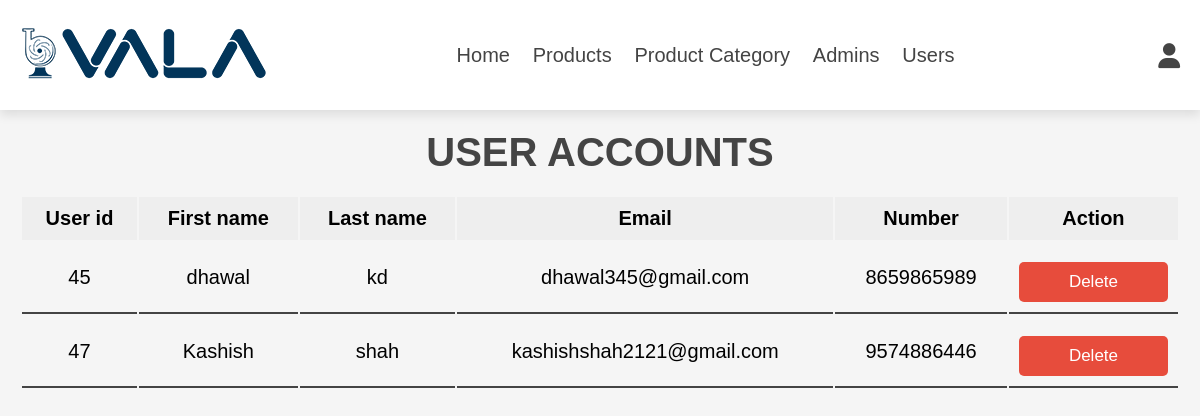
Screenshot of /users_accounts.php (signed in) with the database file from the repository.
### tables this page shows
CREATE TABLE `user` (
  `user_id` int(11) NOT NULL,
  `Is_Admin` tinyint(1) DEFAULT 0,
  `fname` varchar(30) NOT NULL,
  `lname` varchar(30) NOT NULL,
  `email` varchar(30) NOT NULL,
  `password` varchar(20) NOT NULL,
  `mob_no` varchar(11) NOT NULL,
  `address` varchar(100) DEFAULT NULL,
  `area_id` int(11) DEFAULT NULL
);

### users_accounts.php (the view, shortened to what this page needs)
<?php
include 'admin_header.php';
?>
<!DOCTYPE html>
<html lang="en">
<head>
   <link rel="stylesheet" href="https://cdnjs.cloudflare.com/ajax/libs/font-awesome/6.1.1/css/all.min.css">
   <link rel="stylesheet" href="css/admin_style.css">
</head>
<body>
<section class="show-products">
   <h1 class="heading">user accounts</h1>
   <div class="product-display">
<?php
   $select = mysqli_query($conn,"SELECT * FROM user WHERE Is_admin=0");
?>
   <table class="product-display-table">
      <thead>
         <tr>
            <th>User id</th>
            <th>First name</th>
            <th>Last name</th>
            <th>Email</th>
            <th>Number</th>
            <th>Action</th>
         </tr>
      </thead>
      <?php
         $num = mysqli_num_rows($select);
         if($num>0){
         while($row = mysqli_fetch_assoc($select)){
      ?>
         <tr>
            <td><?php echo $row['user_id']; ?></td>
            <td><?php echo $row['fname']; ?></td>
            <td><?php echo $row['lname']; ?></td>
            <td><?php echo $row['email']; ?></td>
            <td><?php echo $row['mob_no']; ?></td>
            <td>
                  <a href="users_accounts.php?delete=<?php echo $row['user_id'];  ?>" class="delete-btn" onclick="return confirm('Delete this user?');">delete</a>
            </td>
         </tr>
   <?php
         }
      }else{
         echo '<p class="empty">No accounts available!</p>';
      }
   ?>
   </div>
</section>
</body>
</html>

### css/admin_style.css (style rules this page uses)
:root { --main-color:#2980b9; --orange:#f39c12; --red:#e74c3c; --black:#444; --white:#fff; --light-color:#777; --light-bg:#f5f5f5; --border:.2rem solid var(--black); --box-shadow:0 .5rem 1rem rgba(0,0,0,.1); --bg-color:#eee; }
* { font-family: 'Nunito', sans-serif; margin:0; padding:0; box-sizing: border-box; outline: none; border:none; text-decoration: none; }
html { font-size: 62.5%; overflow-x: hidden; }
body { background-color: var(--light-bg); }
section { padding:2rem; max-width: 1200px; margin:0 auto; }
.heading { font-size: 4rem; color:var(--black); margin-bottom: 2rem; text-align: center; text-transform: uppercase; }
.btn, .delete-btn, .option-btn { display: block; width: 100%; margin-top: 1rem; border-radius: .5rem; padding:1rem 3rem; font-size: 1.7rem; text-transform: capitalize; color:var(--white); cursor: pointer; text-align: center; }
.delete-btn { background-color: var(--red); }
.product-display { margin:2rem 0; }
.product-display .product-display-table { width: 100%; text-align: center; }
.product-display .product-display-table thead { background: var(--bg-color); }
.product-display .product-display-table th { padding:1rem; font-size: 2rem; }
.product-display .product-display-table td { padding:1rem; font-size: 2rem; border-bottom: var(--border); }

### rows the page displays
user: user_id "45", fname "dhawal", lname "kd", email "dhawal345@gmail.com", mob_no "8659865989"
user: user_id "47", fname "Kashish", lname "shah", email "kashishshah2121@gmail.com", mob_no "9574886446"
